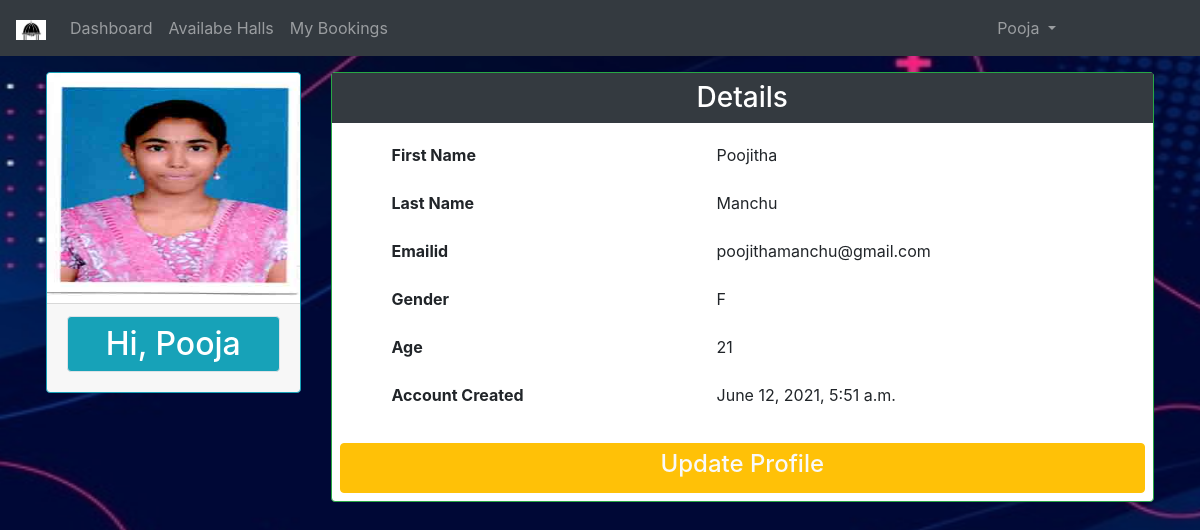
/pfle/ (signed in), run on the app's committed database.
### HallBooking/models.py (models this page shows)
class User(AbstractUser):
	g = [('M','Male'),('F','Female'),('O','Others')]
	gender = models.CharField(max_length=10,choices=g)
	age = models.IntegerField(default=18)
	mobile_no = models.CharField(max_length=10)
	dob = models.DateField(null=True)
	pid_no=models.CharField(max_length=10)
	address_line1=models.CharField(max_length=200)
	address_line2=models.CharField(max_length=200)
	city=models.CharField(max_length=30)
	state=models.CharField(max_length=30)
	country=models.CharField(max_length=30)
	im = models.ImageField(upload_to="Profile_pics/",default="avatar.png")
	r = [(0,'guest'),(1,'user'),(2,'manager')]
	role = models.IntegerField(choices=r,default=0)

### HallBooking/views.py (the view)
# urls.py: path('pfle/',views.prfle,name="pf"),
@login_required
def prfle(request):
	return render(request,'html/profile.html')

### HallBooking/templates/html/profile.html (shortened to what this page needs)
{% extends 'html/base.html' %}
{% load static %}
{% block content %}
<body id="bg" style="background-image: url('{% static 'img/about5.jpg' %}');">
</body>
<div class="container-fluid">
	<div class="row mt-3 mx-3">
		<div class="col-md-3 h-100">
			<div class="card border-info">
				<img src="{{user.im.url}}" class="card-img-top rounded" height="230px" width="100%"/>
				<div class="card-footer">
					<h2 class="bg-info text-center text-white border rounded p-2">Hi, {{user.username}}</h2>
				</div>
			</div>
		</div>
		<div class="col-md">
			<div class="card border-success">
				<h3 class="bg-dark text-white text-center p-2">Details</h3>
				<table class="table table-borderless mx-5">
					<tr>
						<th>First Name</th>
						<td>{{user.first_name}}</td>
					</tr>
					<tr>
						<th>Last Name</th>
						<td>{{user.last_name}}</td>
					</tr>
					<tr>
						<th>Emailid</th>
						<td>{{user.email}}</td>
					</tr>
					<tr>
						<th>Gender</th>
						<td>{{user.gender}}</td>
					</tr>
					<tr>
						<th>Age</th>
						<td>{{user.age}}</td>
					</tr>
					<tr>
						<th>Account Created</th>
						<td>{{user.date_joined}}</td>
					</tr>
				</table>
				<a href="{% url 'upf' %}" class="btn btn-warning m-2 text-light"><h4>Update Profile</h4></a>
			</div>
		</div>
	</div>
</div>
{% endblock %}

### HallBooking/templates/html/navbar.html (shortened to what this page needs)
{% load static %}
<nav class="navbar navbar-expand-md bg-dark navbar-dark">
  <a class="navbar-brand" href="{% url 'hm' %}">
    <img src="{% static 'img/logo3.png' %}" alt="logo" style="width:30px;height:20px;">
  </a>
  <div class="collapse navbar-collapse" id="collapsibleNavbar">
    <ul class="navbar-nav">
      {% if not user.is_authenticated %}
      <li class="nav-item">
        <a class="nav-link" href="{% url 'hm' %}">Home</a>
      </li>
      <li class="nav-item">
        <a class="nav-link" href="{% url 'ab' %}">About</a>
      </li>
      <li class="nav-item">
        <a class="nav-link" href="{% url 'cn' %}">Contact</a>
      </li>
      <li class="nav-item">
        <a class="nav-link" href="{% url 'rg' %}">Registration</a>
      </li>
    {% elif user.role == 1 %}
    <li class="nav-item">
      <a class="nav-link" href="{% url 'dsh' %}">Dashboard</a>
    </li>
    <li class="nav-item">
        <a class="nav-link" href="{% url 'avh' %}">Availabe Halls</a>
    </li>
    <li class="nav-item">
        <a class="nav-link" href="{% url 'mybookings' %}">My Bookings</a>
    </li>
    {% endif %}
  </ul>
    <ul class="navbar-nav ml-auto" style="margin-right:120px">
      {% if not user.is_authenticated %}
      <li class="nav-item">
        <a class="nav-link" href="{% url 'lg' %}">Login</a>
      </li>
      {% else %}
      <li class="dropdown">
      <a type="button" class="nav-link dropdown-toggle" data-toggle="dropdown">
         {{user.username}}
       </a>
    </li>
    {% endif %}
    </ul>
  </div>
</nav>

### HallBooking/static/css/comment.css (style rules this page uses)
#bg { background-repeat: no-repeat; background-size: 1800px 900px; background-position: top; background-attachment: fixed; }

### data on the page
User: username "Pooja", im (picture), first_name "Poojitha", last_name "Manchu", email "poojithamanchu@gmail.com", gender "F", age "21", date_joined "June 12, 2021, 5:51 a.m."
